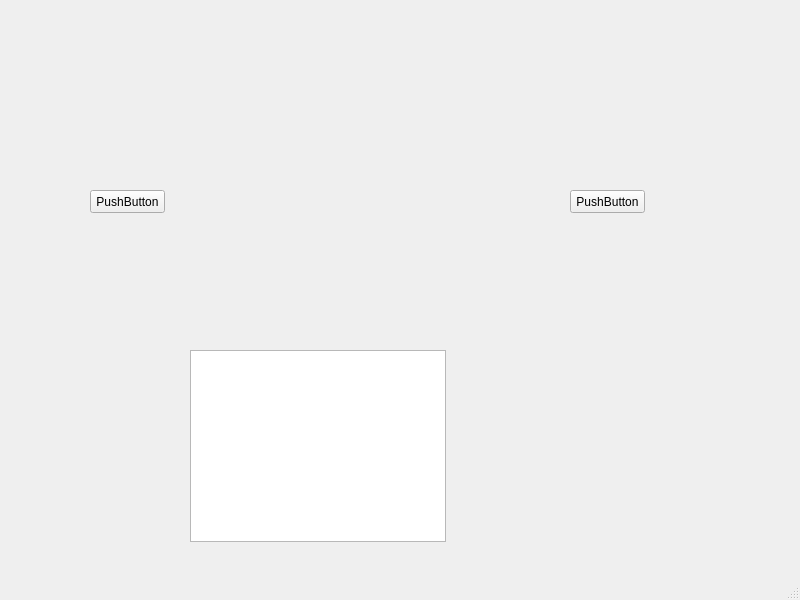
<?xml version="1.0" encoding="UTF-8"?>
<ui version="4.0">
 <class>MainWindow</class>
 <widget class="QMainWindow" name="MainWindow">
  <property name="geometry">
   <rect>
    <x>0</x>
    <y>0</y>
    <width>800</width>
    <height>600</height>
   </rect>
  </property>
  <property name="windowTitle">
   <string>MainWindow</string>
  </property>
  <widget class="QWidget" name="centralwidget">
   <widget class="QPushButton" name="pushButton">
    <property name="geometry">
     <rect>
      <x>90</x>
      <y>190</y>
      <width>75</width>
      <height>23</height>
     </rect>
    </property>
    <property name="text">
     <string>PushButton</string>
    </property>
   </widget>
   <widget class="QPushButton" name="pushButton_2">
    <property name="geometry">
     <rect>
      <x>570</x>
      <y>190</y>
      <width>75</width>
      <height>23</height>
     </rect>
    </property>
    <property name="text">
     <string>PushButton</string>
    </property>
   </widget>
   <widget class="QColumnView" name="columnView">
    <property name="geometry">
     <rect>
      <x>190</x>
      <y>350</y>
      <width>256</width>
      <height>192</height>
     </rect>
    </property>
   </widget>
  </widget>
  <widget class="QMenuBar" name="menubar">
   <property name="geometry">
    <rect>
     <x>0</x>
     <y>0</y>
     <width>800</width>
     <height>22</height>
    </rect>
   </property>
  </widget>
  <widget class="QStatusBar" name="statusbar"/>
 </widget>
 <resources/>
 <connections/>
</ui>
